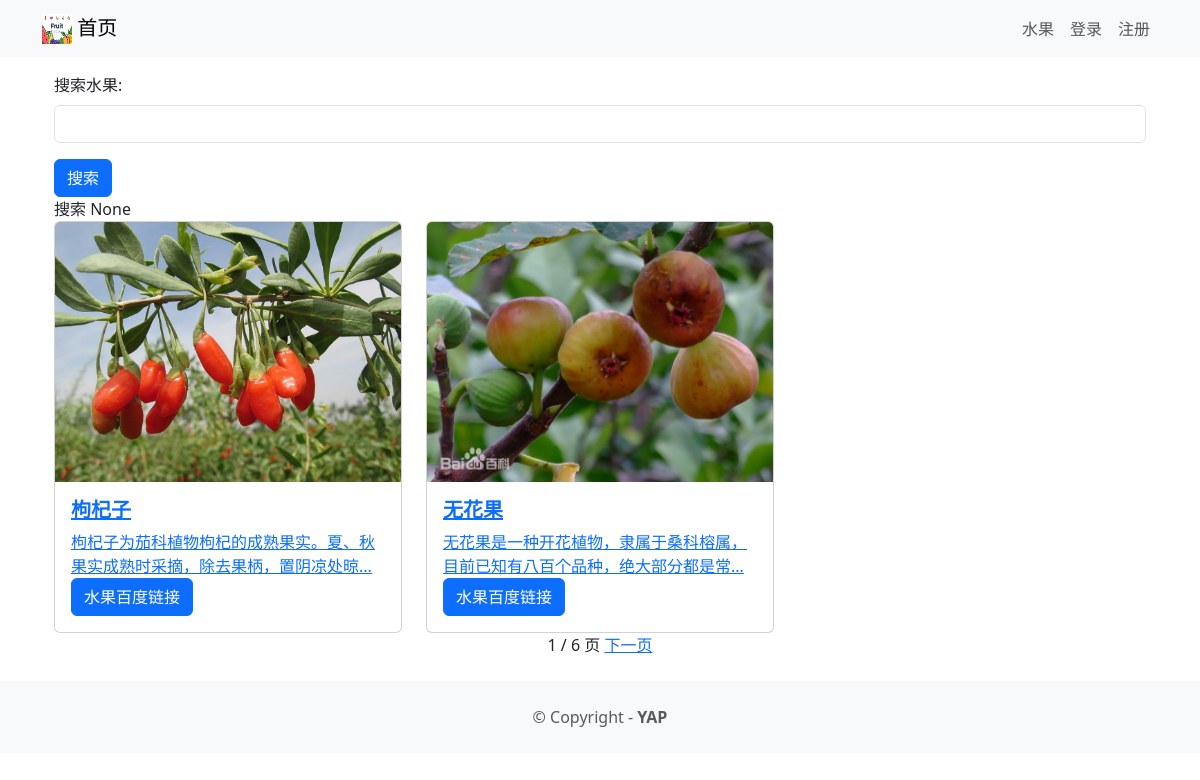
Screenshot of /foodhome with the database file from the repository.
### food/models.py (models this page shows, shortened)
class Food(models.Model) :
    title = models.CharField(max_length=100,verbose_name='水果名')
    description = models.CharField(max_length=250,verbose_name='水果简介')
    image = models.ImageField(upload_to='food/images/',verbose_name='水果海报')
    url = models.URLField(blank=True,verbose_name='水果链接')
    class Meta:
        verbose_name='水果'
        verbose_name_plural='水果'

### food/views.py (the view)
# urls.py: path('foodhome',views.foodhome,name='foodhome'),
def foodhome(request):
    searchTerm=request.GET.get('searchFood')
    if searchTerm:
        food_list=Food.objects.filter(title__contains=searchTerm)
    else:
        food_list=Food.objects.all()
    paginator=Paginator(food_list,2)
    page_number=request.GET.get('page',1)
    foods=paginator.page(page_number)
    return render(request,'foodhome.html',{'searchTerm':searchTerm,'foods':foods})

### food/templates/foodhome.html
{% extends 'base.html' %}
{% block content %}
<div class="container">
    <form action="">
        <div class="mb-3">
            <label class="form-label">搜索水果:</label>
            <input type="text" class="form-control" name="searchFood">
        </div>
        <button type="submit" class="btn btn-primary">搜索</button>
    </form>
    搜索 {{searchTerm}}
    <div class="row row-cols-1 row-cols-md-3 g-4">
        {% for food in foods %}
        <div v-for="food in foods" class="col">
            <div class="card">
                <img class="card-img-top" src="{{ food.image.url }}"/>
                <div class="card-body">
                    <a href="{%url 'fooddetail' food.id %}">
                    <h5 class="card-title fw-bold">{{food.title}}</h5>
                    <p class="card-text">{{ food.description|truncatechars:40}}</p>
                    {% if food.url %}
                    <a href="{{ food.url }}" class="btn btn-primary">水果百度链接</a>
                     {% endif %}
                </div>
            </div>
        </div>
        {% endfor %}
</div>
</div>
<div class="d-flex justify-content-center align-items-center">
    {% include "pagination.html" with page=foods %}
</div>
{% endblock content %}

### templates/base.html (shortened to what this page needs)
<!DOCTYPE html>
<html>
<head>
    <link href="https://cdn.jsdelivr.net/npm/bootstrap@5.3.3/dist/css/bootstrap.min.css" rel="stylesheet"
>
</head>
<body>
<nav class="navbar navbar-expand-lg navbar-light bg-light mb-3">
    <div class="container">
        <a class="navbar-brand" href="{% url 'home' %}">
            {% load static %}
            <img src="{% static 'images/logo.jpg' %}" alt="" width="30" height="30" class="d-inline-block align-text-top"/>
            首页
        </a>
        <div class="collapse navbar-collapse"
             id="navbarNavAltMarkup">
            <div class="navbar-nav ms-auto">
                <a class="nav-link" href="{% url 'foodhome' %}">水果</a>
                {% if user.is_authenticated %}
                    <a class="nav-link" href="{% url 'logoutaccount' %}">
                        退出登录 ({{ user.username }})
                    </a>
                {% else %}
                <a class="nav-link" href="{%url 'loginaccount' %}">登录</a>
                <a class="nav-link" href="{% url 'signupaccount' %}">注册</a>
                {% endif %}
            </div>
        </div>
    </div>
</nav>
<div class="container">
    {% block content%}
    {% endblock content %}
    </div>
<footer class="text-center text-lg-start bg-light text-muted mt-4">
    <div class="text-center p-4">
        © Copyright -
        <a class="text-reset fw-bold text-decoration-none" target="_blank" href="#">
            YAP
        </a>
    </div>
</footer>
</body>
</html>

### templates/pagination.html (shortened to what this page needs)
<div class="pagination">
    <span class="step-links">
        <span class="current">
             {{ page.number }} / {{ page.paginator.num_pages }} 页
        </span>
        {% if page.has_next %}
            <a href="?page={{ page.next_page_number }}">下一页</a>
        {% endif %}
    </span>
</div>

### rows the page displays
Food: image (picture), title "枸杞子", description "枸杞子为茄科植物枸杞的成熟果实。夏、秋果实成熟时采摘，除去果柄，置阴凉处晾..."
Food: image (picture), title "无花果", description "无花果是一种开花植物，隶属于桑科榕属，目前已知有八百个品种，绝大部分都是常..."

### other values shown
{{ searchTerm }} "None"
{{ page.number }} "1"
{{ page.paginator.num_pages }} "6"
